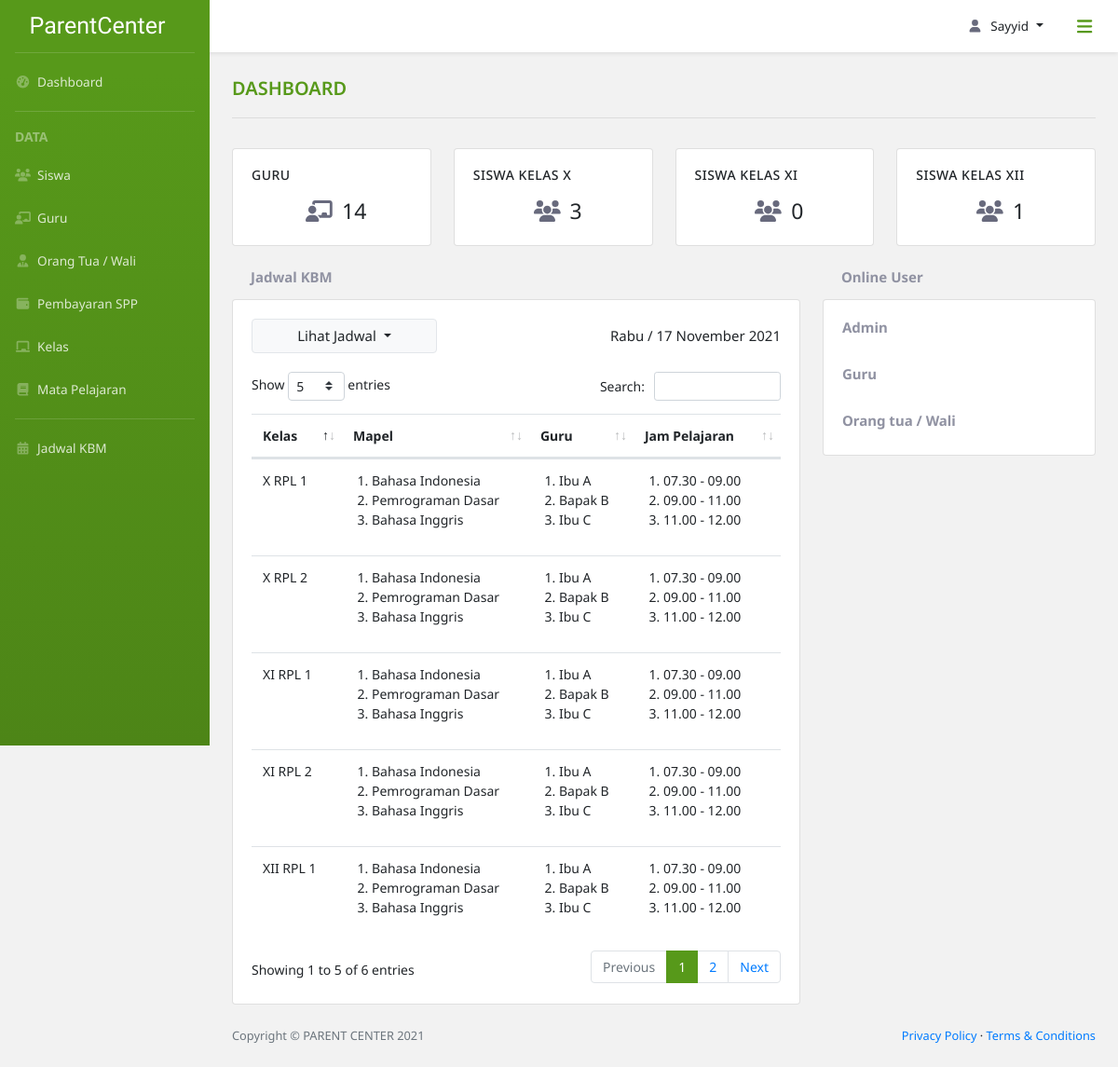
Page /dashboard_admin/ (signed in) on the committed database.
### parent_center_app/models.py (models this page shows, shortened)
class Kelas(models.Model):
    id_kelas = models.CharField(max_length=10,
                                primary_key=True,
                                unique=True,
                                default=custom_kelas,
                                editable=False)
    class rentang_kelas(models.TextChoices):
        X = 'X'
        XI = 'XI'
        XII = 'XII'
    kelas = models.CharField(max_length=3,
                             choices=rentang_kelas.choices,
                             default=rentang_kelas.X)
    class jurusan(models.TextChoices):
        TITL = 'Teknik Intalasi Tenaga Listrik'
        TP = 'Teknik Pemesinan'
        TKR = 'Teknik Kendaraan Ringan'
        TKJ = 'Teknik Komputer Jaringan'
        RPL = 'Rekayasa Perangkat Lunak'
        TBSM = 'Teknik dan Bisnis Sepeda Motor'
    jurusan = models.CharField(max_length=30,
                               choices=jurusan.choices,
                               default=jurusan.TITL)
    no_kelas = models.SmallIntegerField(default=1)

### parent_center_app/views.py (the view)
# urls.py: path('dashboard_admin/', views.dashboardAdmin, name='dashboard admin'),
@login_required(login_url='login')
def dashboardAdmin(request):
    if level_permission(request, ['Admin']) is False:
        return redirect(level_login(request))
    else:
        jml_siswa_x = Siswa.objects.filter(id_kelas__kelas='X').count()
        jml_siswa_xi = Siswa.objects.filter(id_kelas__kelas='XI').count()
        jml_siswa_xii = Siswa.objects.filter(id_kelas__kelas='XII').count()
        jml_guru = Guru.objects.count()
        kelass = Kelas.objects.all().order_by('kelas', 'jurusan', 'no_kelas')
        time_limit = timezone.now() - timezone.timedelta(hours=3)
        admin_active = User.objects.filter(last_login__gte=time_limit,
                                           extenduser__user_level='Admin'
                                           ).order_by('last_login').reverse()[:5]
        guru_active = User.objects.filter(last_login__gte=time_limit,
                                          extenduser__user_level='Guru'
                                          ).order_by('last_login').reverse()[:5]
        ortu_active = User.objects.filter(last_login__gte=time_limit,
                                          extenduser__user_level='Orang Tua'
                                          ).order_by('last_login').reverse()[:5]
        context = {'title': 'Dashboard',
                   'Jml_guru': jml_guru,
                   'Jml_siswa_x': jml_siswa_x,
                   'Jml_siswa_xi': jml_siswa_xi,
                   'Jml_siswa_xii': jml_siswa_xii,
                   'Kelass': kelass,
                   'admin_active': admin_active,
                   'guru_active': guru_active,
                   'ortu_active': ortu_active}
        return render(request,
                      'parent_center_app/dashboard_admin.html',
                      context)

### parent_center_app/templates/parent_center_app/dashboard_admin.html (shortened to what this page needs)
{% extends 'parent_center_app/base.html' %}
{% block breadcrumb %}
    <div class="div-title mx-4 py-4">
        <span class="title-content">{{title}}</span>
        <hr class="dropdown-divider hr-title mt-3">
    </div>
{% endblock breadcrumb %}
{% block content %}
    <div class="row card-jml">
        <div class="col-xs-12 col-sm-6 col-lg-3 col-md-3 mb-2">
            <a href="/data_guru">
                <div class="card">
                    <div class="card-body card-dashboard">
                        <h5 class="card-title">Guru</h5>
                        <div class="card-content">
                            <i class="fas fa-fw fa-chalkboard-teacher"></i><span>{{Jml_guru}}</span>
                        </div>
                    </div>
                </div>
            </a>
        </div>
        <div class="col-xs-12 col-sm-6 col-lg-3 col-md-3 mb-2">
            <a href="/data_siswa">
                <div class="card">
                    <div class="card-body card-dashboard">
                        <h5 class="card-title">Siswa Kelas X</h5>
                        <div class="card-content">
                            <i class="fas fa-fw fa-users"></i><span>{{Jml_siswa_x}}</span>
                        </div>
                    </div>
                </div>
            </a>
        </div>
        <div class="col-xs-12 col-sm-6 col-lg-3 col-md-3 mb-2">
            <a href="/data_siswa">
                <div class="card">
                    <div class="card-body card-dashboard">
                        <h5 class="card-title">Siswa Kelas XI</h5>
                        <div class="card-content">
                            <i class="fas fa-fw fa-users"></i><span>{{Jml_siswa_xi}}</span>
                        </div>
                    </div>
                </div>
            </a>
        </div>
        <div class="col-xs-12 col-sm-6 col-lg-3 col-md-3 mb-2">
            <a href="/data_siswa">
                <div class="card">
                    <div class="card-body card-dashboard">
                        <h5 class="card-title">Siswa Kelas XII</h5>
                        <div class="card-content">
                            <i class="fas fa-fw fa-users"></i><span>{{Jml_siswa_xii}}</span>
                        </div>
                    </div>
                </div>
            </a>
        </div>
    </div>
    <div class="row mt-3">
        <div class="col-md-6 col-lg-8">
            <h6 class="subtitle-dashboard">Jadwal KBM</h6>
            <div class="card">
                <div class="card-body card-dashboard div-jadwal">
                    <div class="row d-flex mr-0 ml-0">
                        <div class="col-sm-6 col-xs-6 col-lg-6 align-items-center px-0">
                            <div class="dropdown dropdown-jadwal">
                                <button class="btn btn-light dropdown-toggle" type="button" id="btn-jadwal" data-toggle="dropdown" aria-haspopup="true" aria-expanded="false">
                                    Lihat Jadwal
                                </button>
                            </div>
                        </div>
                        <div class="col-sm-6 col-xs-6 col-lg-6 px-0 order-1 align-self-center text-right">
                            <span>Rabu / 17 November 2021</span>
                        </div>
                    </div>
                    <div class="table-responsive table-dashboard">
                        <table class="table table-custom-dashboard table-hover" id="table-custom">
                            <thead>
                                <tr>
                                    <th scope="col">Kelas</th>
                                    <th scope="col">Mapel</th>
                                    <th scope="col">Guru</th>
                                    <th scope="col">Jam Pelajaran</th>
                                </tr>
                            </thead>
                            <tbody>
                                {% for kelas in Kelass %}
                                <tr>
                                    <td>
                                        {{ kelas.kelas }}
                                            {% if kelas.jurusan == "Rekayasa Perangkat Lunak" %}
                                                RPL
                                            {% elif kelas.jurusan == "Teknik Komputer Jaringan" %}
                                                TKJ
                                            {% elif kelas.jurusan == "Teknik Intalasi Tenaga Listrik" %}
                                                TITL
                                            {% elif kelas.jurusan == "Teknik Pemesinan" %}
                                                TP
                                            {% elif kelas.jurusan == "Teknik Kendaraan Ringan" %}
                                                TKR
                                            {% else %}
                                                TBSM
                                            {% endif %}
                                        {{ kelas.no_kelas }}
                                    </td>
                                    <td>
                                        <ol>
                                            <li>Bahasa Indonesia</li>
                                            <li>Pemrograman Dasar</li>
                                            <li>Bahasa Inggris</li>
                                        </ol>
                                    </td>
                                    <td>
                                        <ol>
                                            <li>Ibu A</li>
                                            <li>Bapak B</li>
                                            <li>Ibu C</li>
                                        </ol>
                                    </td>
                                    <td>
                                        <ol>
                                            <li>07.30 - 09.00</li>
                                            <li>09.00 - 11.00</li>
                                            <li>11.00 - 12.00</li>
                                        </ol>
                                    </td>
                                </tr>
                                {% endfor %}
                            </tbody>
                        </table>
                    </div>
                </div>
            </div>
        </div>
        <div class="col-md-6 col-lg-4">
            <h6 class="subtitle-dashboard resp-m4">Online User</h6>
            <div class="card">
                <div class="card-body">
                    <h6 class="title-user-online">Admin</h6>
                    <div class="scroll-div h165">
                        <br>
                    </div>
                    <h6 class="title-user-online">Guru</h6>
                    <div class="scroll-div h165">
                        <br>
                    </div>
                    <h6 class="title-user-online">Orang tua / Wali</h6>
                </div>
            </div>
        </div>
    </div>
{% endblock content %}

### parent_center_app/templates/parent_center_app/base.html (shortened to what this page needs)
{% load static %}
<!DOCTYPE html>
<html lang="en">
    <head>
        <link href="{% static 'parent_center_app/assets/css/bootstrap-toggle.min.css' %}" rel="stylesheet">
        <link href="{% static 'parent_center_app/assets/css/style-custom.css' %}" rel="stylesheet" />
        <link href="{% static 'parent_center_app/assets/css/styles.css' %}" rel="stylesheet" />
        <link rel="stylesheet" type="text/css" href="{% static 'parent_center_app/assets/css/dataTables.bootstrap4.min.css' %}"/>
        <link href="{% static 'parent_center_app/vendor/fontawesome-free/css/all.min.css' %}" rel="stylesheet" type="text/css">
        <link href="//cdn.jsdelivr.net/npm/select2@4.1.0-rc.0/dist/css/select2.min.css" rel="stylesheet" />
    </head>
    <body class="sb-nav-fixed">
        <nav class="sb-topnav navbar navbar-expand navbar-dark bg-putih shadow-sm">
            <button class="btn btn-link btn-sm order-1 rounded-circle" id="sidebarToggle" href="#"><i class="fas fa-bars fa-lg"></i></button>
            <ul class="navbar-nav ml-auto md-0 mr-2">
                <li class="nav-item dropdown">
                    <a class="nav-link dropdown-toggle" id="userDropdown" href="#" role="button" data-toggle="dropdown" aria-haspopup="true" aria-expanded="false"><i class="fas fa-user fa-fw"></i>{{ request.user }}</a>
                </li>
            </ul>
        </nav>
        <div id="layoutSidenav">
            <div id="layoutSidenav_nav">
                <nav class="sb-sidenav accordion bg-green" id="sidenavAccordion">
                    <div class="sb-sidenav-menu">
                        <div class="nav">
                            <a class="navbar-brand d-flex align-self-center align-items-center" href="/dashboard_admin">
                                ParentCenter
                            </a>
                            <div class="dropdown-divider mx-3 mt-0"></div>
                            <a class="nav-link" href="/dashboard_admin">
                                <i class="fas fa-fw fa-tachometer-alt"></i>&nbsp;
                                Dashboard
                            </a>
                            <div class="dropdown-divider mx-3"></div>
                            <div class="dropdown-header">
                                DATA
                            </div>
                            <a class="nav-link" href="/data_siswa">
                                <i class="fas fa-fw fa-users"></i>&nbsp;
                                Siswa
                            </a>
                            <a class="nav-link" href="/data_guru">
                                <i class="fas fa-fw fa-chalkboard-teacher"></i>&nbsp;
                                Guru
                            </a>
                            <a class="nav-link" href="/data_orangtua">
                                <i class="fas fa-fw fa-user-tie"></i>&nbsp;
                                Orang Tua / Wali
                            </a>
                            <a class="nav-link" href="/cari_spp">
                                <i class="fas fa-fw fa-wallet"></i>&nbsp;
                                Pembayaran SPP
                            </a>
                            <a class="nav-link" href="/data_kelas">
                                <i class="fas fa-fw fa-chalkboard"></i>&nbsp;
                                Kelas
                            </a>
                            <a class="nav-link" href="/data_mapel">
                                <i class="fas fa-fw fa-book"></i>&nbsp;
                                Mata Pelajaran
                            </a>
                            <div class="dropdown-divider mx-3"></div>
                            <a class="nav-link" href="/jadwal_kbm">
                                <i class="fas fa-fw fa-calendar-alt"></i>&nbsp;
                                Jadwal KBM
                            </a>
                        </div>
                    </div>
                </nav>
            </div>
            <div id="layoutSidenav_content">
                <main>
                    <div class="container-fluid px-0">
                        {% block breadcrumb %}
                        {% endblock breadcrumb %}
                        {% block content %}
                        {% endblock content %}
                    </div>
                </main>
                <footer class="py-4 bg-grey mt-auto">
                    <div class="container-fluid">
                        <div class="d-flex align-items-center justify-content-between small">
                            <div class="text-muted">Copyright &copy; PARENT CENTER 2021</div>
                            <div>
                                <a href="/privacy-policy">Privacy Policy</a>
                                &middot;
                                <a href="/terms-condition">Terms &amp; Conditions</a>
                            </div>
                        </div>
                    </div>
                </footer>
            </div>
        </div>
    </body>
</html>

### rows in the picture
Kelas: kelas "X", shows "RPL", no_kelas "1"
Kelas: kelas "X", shows "RPL", no_kelas "2"
Kelas: kelas "XI", shows "RPL", no_kelas "1"
Kelas: kelas "XI", shows "RPL", no_kelas "2"
Kelas: kelas "XII", shows "RPL", no_kelas "1"

### other values in the picture
{{ request.user }} "Sayyid"
{{ title }} "DASHBOARD"
{{ Jml_guru }} "14"
{{ Jml_siswa_x }} "3"
{{ Jml_siswa_xi }} "0"
{{ Jml_siswa_xii }} "1"
